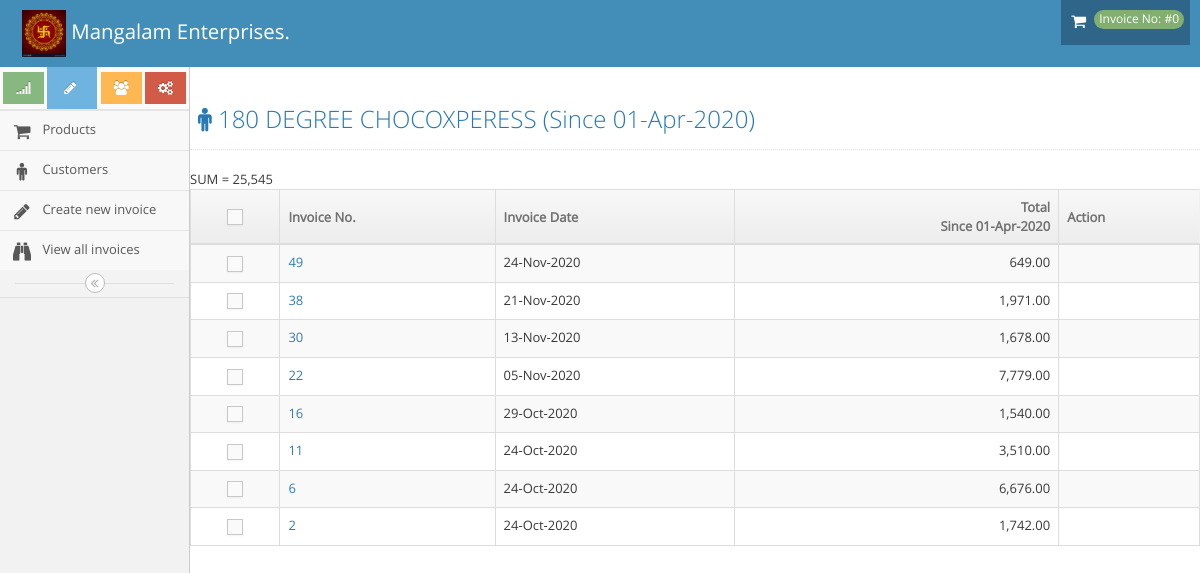
The page /customer/getCustomerDetails/20 on the database its author committed.
### tables this page shows
CREATE TABLE `customer` (
  `id` int(11) NOT NULL,
  `name` varchar(200) NOT NULL,
  `email` varchar(100) NOT NULL,
  `contact` varchar(20) NOT NULL,
  `address` longtext NOT NULL,
  `pincode` varchar(10) NOT NULL,
  `city` varchar(100) NOT NULL,
  `state` varchar(100) NOT NULL,
  `gst_no` varchar(100) NOT NULL,
  `pan` varchar(19) DEFAULT NULL
);

CREATE TABLE `invoice` (
  `id` int(11) NOT NULL,
  `customer_id` int(11) NOT NULL,
  `created_at` datetime NOT NULL DEFAULT CURRENT_TIMESTAMP,
  `invoice_no` int(11) NOT NULL,
  `date` date DEFAULT NULL,
  `total` float DEFAULT NULL
);

### application/helpers/functions_helper.php (called while the page is built, shortened)
<?php
function date_converter($dt=null) {
          return date('d-M-Y',strtotime($dt));
}
function financial_yr_start(){
  $yr = date('Y');
  return $yr.'-04-01';
}
function _getAdminLoadView($template_name, $data = array()) {
          $CI = & get_instance();
          $CI->load->view('header', $data);
          $CI->load->view($template_name, $data);
}
?>

### application/controllers/customer.php (called while the page is built, shortened)
<?php
class Customer extends CI_Controller {
	public function getCustomerDetails($id){
		$data['inv_data'] = $this->Invoice_Model->getAllInvoicesOfCustomer($id);
		_getAdminLoadView('invoice_of_customer',$data);
	}
}

### index.php (called while the page is built, shortened)
<?php
require_once BASEPATH.'core/CodeIgniter.php';

### application/models/Invoice_Model.php (called while the page is built, shortened)
<?php
class Invoice_Model extends CI_Model {
  public function getAllInvoicesOfCustomer($cust_id=0){
    $q = "SELECT c.id,i.*,i.id as iid,c.name,c.gst_no FROM `invoice` as i left join customer as c on c.id=i.`customer_id` where total is not null and c.id =".$cust_id;
    $date1 = financial_yr_start();
    $q .= " and i.created_at >= '".$date1."'";
     $q .=" order by i.invoice_no DESC";
    $data = $this->db->query($q);
    return ($data->result_array());
  }
}

### application/views/invoice_of_customer.php (the view, shortened to what this page needs)
<div class="page-content">
					</div>
						<div class="page-header">
							<h1>
								<i class="menu-icon fa fa-male"></i>
								<?php echo $inv_data[0]['name'].'      (Since '.date_converter(financial_yr_start()).')' ;?>
							</h1>
						</div>
						<div class="row">
									<div class="col-xs-12">
										<div class="clearfix">
										</div>
										<div>
											<table id="dynamic-table" class="table table-striped table-bordered table-hover">
												<thead>
													<tr>
														<th class="center">
															<label class="pos-rel">
																<span class="lbl"></span>
															</label>
														</th>
														<th>Invoice No.</th>
														<th>Invoice Date</th>
														<th class="amount">Total<br> <?php echo 'Since '.date_converter(financial_yr_start());?> </th>
														<th>Action</th>
													</tr>
												</thead>
												<tbody>
													<?php
													$sum = 0;
													foreach((array)$inv_data as $em){
                    ?>
													<a href="<?php echo base_url('invoice/view_invoice/').$em['iid']?>"><tr></a>
														<td class="center">
															<label class="pos-rel">
																<span class="lbl"></span>
															</label>
														</td>
														<td style"font-size:26px"><a href="<?php echo base_url('invoice/view_invoice/').$em['iid']?>"><?php echo $em['invoice_no']?></a>   </td>
														<td><?php echo date_converter($em['created_at']); ?></td>
														<td class="amount"><?php echo number_format($em['total'],2)?></td>
														<td>
														</td>
												<?php $sum+= $em['total']; }  echo 'SUM = '.number_format($sum); ?>
												</tbody>
												</table>
											</div>
										</div>
									</div>
								</div>
							</div>
						</div>
					</div>

### rows shown on the page
customer: name "180 DEGREE CHOCOXPERESS"
invoice: invoice_no "49", created_at "24-Nov-2020", total "649.00"
invoice: invoice_no "38", created_at "21-Nov-2020", total "1,971.00"
invoice: invoice_no "30", created_at "13-Nov-2020", total "1,678.00"
invoice: invoice_no "22", created_at "05-Nov-2020", total "7,779.00"
invoice: invoice_no "16", created_at "29-Oct-2020", total "1,540.00"
invoice: invoice_no "11", created_at "24-Oct-2020", total "3,510.00"
invoice: invoice_no "6", created_at "24-Oct-2020", total "6,676.00"
invoice: invoice_no "2", created_at "24-Oct-2020", total "1,742.00"

### other values the page prints
$inv "#0"
date_converter(financial_yr_start()) "01-Apr-2020"
